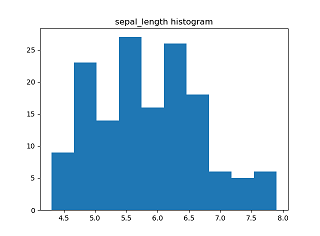

The Python source for this figure:
# Fiona Nealon, 2018-04-28
# Iris data set analysis
# Create a histogram for sepal length

# Use numpy library to analyse Iris file
import numpy

# Read csv file into python using numpy
data = numpy.genfromtxt('data/iris.csv', delimiter=',')

# Select all values in first column of numpy array
firstcol = data[:,0]

# Use matplotlib & pyplot libraries to plot histogram
import matplotlib.pyplot as pl

# Plot histogram of the first column
pl.hist(firstcol)

# Add title to histogram
pl.title('sepal_length histogram')

# Output the histogram
pl.show()
